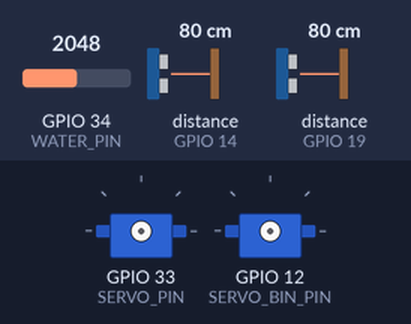
Recording of a sketch running on a simulated ESP32. On the bench: 2 × servo. Wiring (inferred from the names in the program): ultrasonic range finder: trigger GPIO 13; echo GPIO 14. The inputs (shaded band) are chosen by the test bench; at power-on: distance to the obstacle (sensors on GPIO 14, GPIO 19) 80 cm, GPIO 34 (WATER_PIN) = 2048. The echo pulse lasts 58.3 µs per cm; WiFi joins after 1.5 s; servers stay silent unless stated; what the sketch prints to the serial monitor is not drawn.

Above: at 0.0 s.
At 3.7 s:
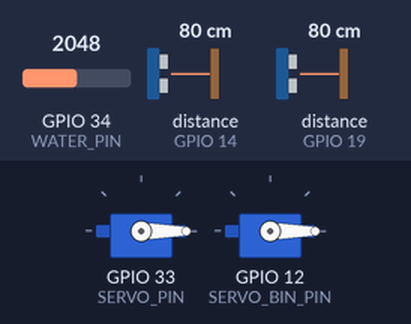
3.8 s: distance to the obstacle (sensor on GPIO 14) set to 16 cm
5.3 s: distance to the obstacle (sensor on GPIO 14) set to 13 cm
Timing chart, 0 to 8.3 s (numbered marks = the images above; inputs shaded):
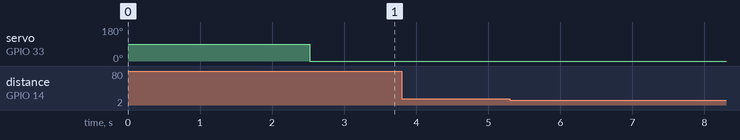

Measured:
- after the input at 3.8 s, every drawn part: stays the same
- after the input at 5.3 s, every drawn part: stays the same

The sketch:

ALLESP.ino
```cpp
#include <WiFi.h>
#include <WebServer.h>
#include <ESP32Servo.h>
#include <HTTPClient.h>
#include <ArduinoJson.h>

const char* ssid     = "xxxxx";
const char* password = "xxxxx";

#define WATER_PIN 34
#define SERVO_PIN 33

// חיישן מרחק לזיהוי פסולת
#define TRIG_PIN 13
#define ECHO_PIN 14

// חיישן מרחק למדידת תכולת הפח
#define TRIG_FILL_PIN 19
#define ECHO_FILL_PIN 18

#define SERVO_BIN_PIN 12

Servo myServo;
Servo binServo;
int lastBinAngle = 0;
bool isBinBusy = false;
bool isDryingAttached = false;
int fillbin = 0;

WebServer server(80);
const char* predictUrl = "http://xx:xx:xx:xx/auto-predict";
bool isWaitingForPrediction = false;

void setup() {
  Serial.begin(115200);
  delay(1000);
  Serial.println("Booting...");

  WiFi.begin(ssid, password);
  Serial.print("Connecting to WiFi");

  int tries = 0;
  while (WiFi.status() != WL_CONNECTED && tries < 20) {
    delay(500);
    Serial.print(".");
    tries++;
  }

  if (WiFi.status() == WL_CONNECTED) {
    Serial.println();
    Serial.print("Connected! IP address: ");
    Serial.println(WiFi.localIP());
  } else {
    Serial.println();
    Serial.println(" Failed to connect to WiFi.");
    return;
  }

  myServo.attach(SERVO_PIN);
  myServo.write(90);
  pinMode(WATER_PIN, INPUT);
  pinMode(TRIG_PIN, OUTPUT);
  pinMode(ECHO_PIN, INPUT);

  pinMode(TRIG_FILL_PIN, OUTPUT);
  pinMode(ECHO_FILL_PIN, INPUT);

  binServo.attach(SERVO_BIN_PIN);
  binServo.write(0);

  server.on("/fillbin", HTTP_GET, []() {
    server.sendHeader("Access-Control-Allow-Origin", "*");
    server.send(200, "text/plain", String(fillbin));
  });

  server.on("/dryingstatus", HTTP_GET, []() {
    server.sendHeader("Access-Control-Allow-Origin", "*");
    server.send(200, "text/plain", isDryingAttached ? "1" : "0");
  });

  server.begin();
  Serial.println("✅ HTTP server started.");
}

float checkDistance(int trigPin, int echoPin) {
  digitalWrite(trigPin, LOW);
  delayMicroseconds(2);
  digitalWrite(trigPin, HIGH);
  delayMicroseconds(10);
  digitalWrite(trigPin, LOW);
  float duration = pulseIn(echoPin, HIGH, 30000);
  if (duration == 0) return -1;
  float distance = duration / 58.0;
  return distance;
}

void updateFillbinLevel() {
  float d2 = checkDistance(TRIG_FILL_PIN, TRIG_FILL_PIN);
  Serial.print("sssssssssssss ");
  Serial.print(d2);
  Serial.println(" cm");

  if (d2 > 25.0 || d2 > 0.0 ) {
    Serial.println("its not valid");

  }
  else
  {
    float totalDistance= d2*5;
    fillbin=totalDistance;
    Serial.println(fillbin);


  }
}

void handleUltrasonicSensor() {
  float d = checkDistance(TRIG_PIN, ECHO_PIN);
  Serial.print(" Distance: ");
  Serial.print(d);
  Serial.println(" cm");

  if (d < 15 && d > 0 && !isWaitingForPrediction) {
    Serial.println(" Distance < 15 → Sending prediction request...");
    sendPredictionRequest();


  }
}

void sendPredictionRequest() {
  if (isWaitingForPrediction) {
    Serial.println(" עדיין ממתין לתגובה מהשרת – לא נשלחת בקשה חדשה.");
    return;
  }

  if (WiFi.status() != WL_CONNECTED) {
    Serial.println(" Can't send prediction. Not connected to WiFi.");
    return;
  }

  isWaitingForPrediction = true;

  HTTPClient http;
  http.begin(predictUrl);
  Serial.println(" שולח בקשת ניבוי...");

  int httpCode = http.GET();

  if (httpCode == 200) {
    String response = http.getString();
    Serial.print(" תגובת JSON: ");
    Serial.println(response);

    StaticJsonDocument<200> doc;
    DeserializationError error = deserializeJson(doc, response);

    if (error) {
      Serial.print(" שגיאת JSON: ");
      Serial.println(error.c_str());
    } else {
      String prediction = doc["prediction"];
      Serial.print(" ערך הניבוי: ");
      Serial.println(prediction);

      if (prediction == "bottle") {
        Serial.println("♻️ בקבוקים למחזורית");
      }
      else if (prediction == "trash") {
        Serial.println("✅ זבל רגיל - binServo מופעל");
        lastBinAngle = binServo.read();
        binServo.write(90);
        delay(5000);
        binServo.write(lastBinAngle);
      }
      else {
        Serial.println(" ערך ניבוי לא מזוהה");
      }
    }

  } else {
    Serial.print(" שגיאת HTTP: ");
    Serial.println(httpCode);
  }

  http.end();
  isWaitingForPrediction = false;
}

void loop() {
  server.handleClient();
  Serial.println(WiFi.localIP());
  int sensorValue = analogRead(WATER_PIN);
  Serial.print("💧 Water sensor value: ");
  Serial.println(sensorValue);

  if (sensorValue > 1000) {
    Serial.println(" Detected water! Starting drying...");
    if (!isDryingAttached) {
      Serial.println("מפעיל מנוע");
      myServo.attach(SERVO_PIN);
      isDryingAttached = true;
    }
    myServo.write(0);
  } else {
    Serial.println(" Dry. Detaching drying servo.");
    if (isDryingAttached) {
      myServo.detach();
      isDryingAttached = false;
    }
  }

  updateFillbinLevel();
  handleUltrasonicSensor();

  delay(1000);
}
```
